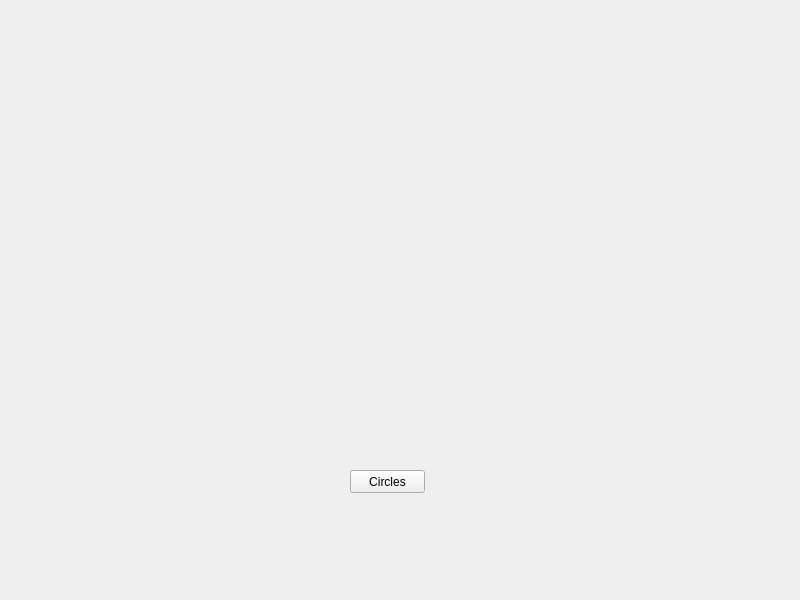
<?xml version="1.0" encoding="UTF-8"?>
<ui version="4.0">
 <class>MainWindow</class>
 <widget class="QMainWindow" name="MainWindow">
  <property name="geometry">
   <rect>
    <x>0</x>
    <y>0</y>
    <width>800</width>
    <height>600</height>
   </rect>
  </property>
  <property name="windowTitle">
   <string>MainWindow</string>
  </property>
  <widget class="QWidget" name="centralwidget">
   <widget class="QPushButton" name="btn">
    <property name="geometry">
     <rect>
      <x>350</x>
      <y>470</y>
      <width>75</width>
      <height>23</height>
     </rect>
    </property>
    <property name="text">
     <string>Circles</string>
    </property>
   </widget>
  </widget>
 </widget>
 <resources/>
 <connections/>
</ui>
